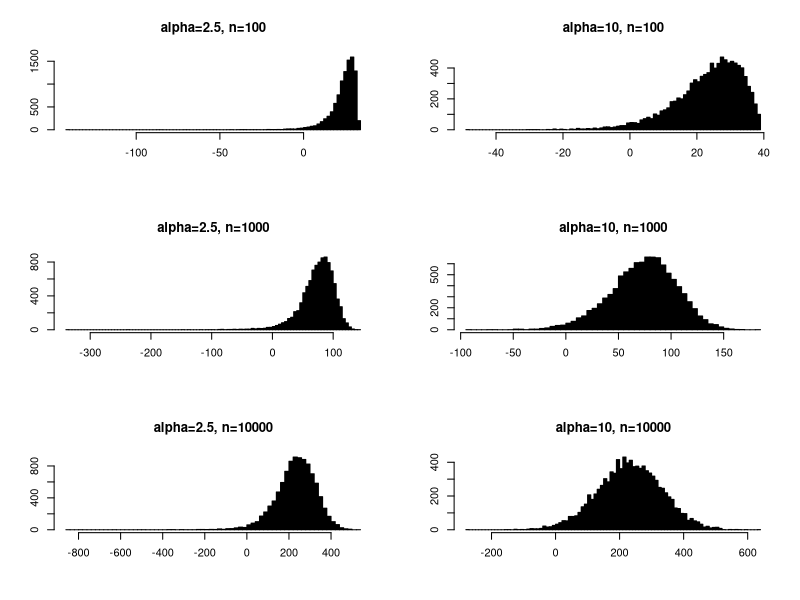
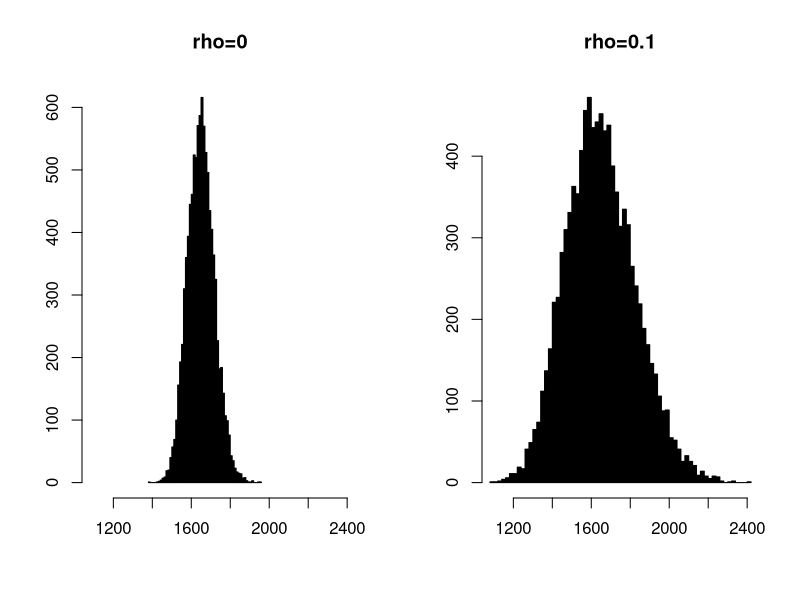
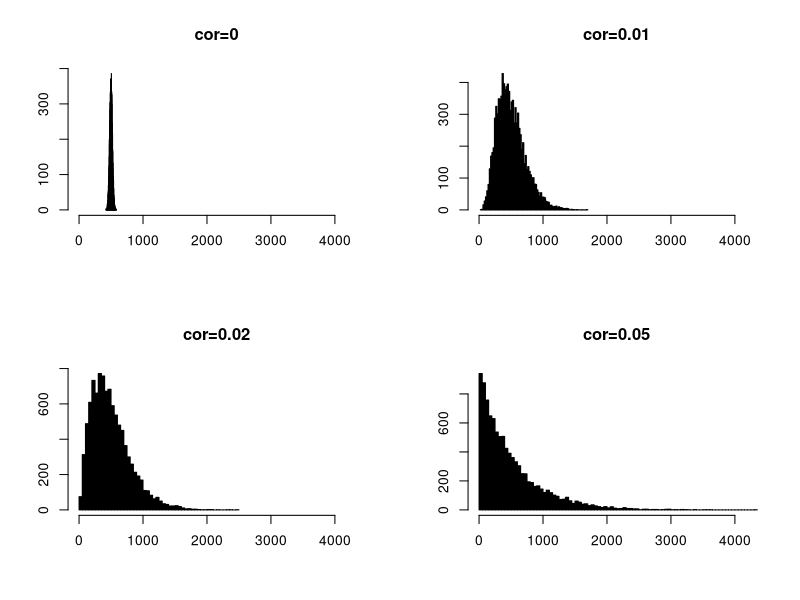
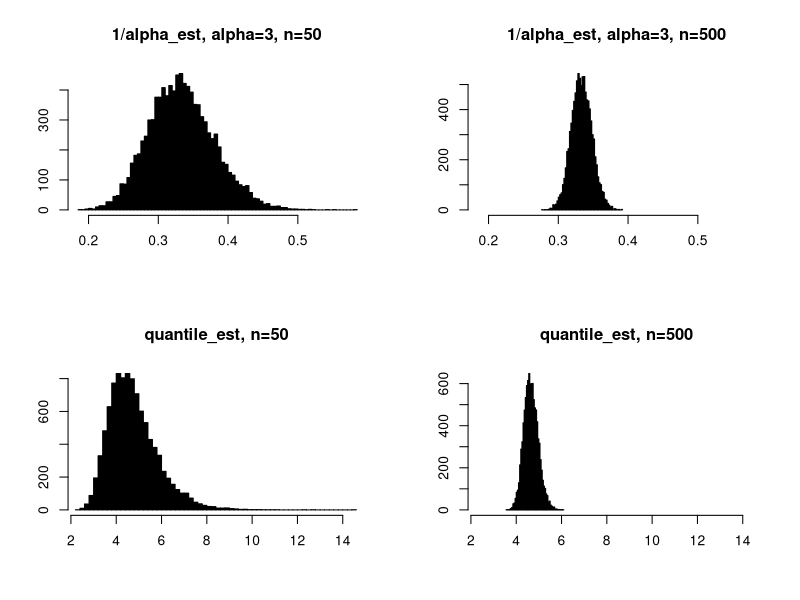
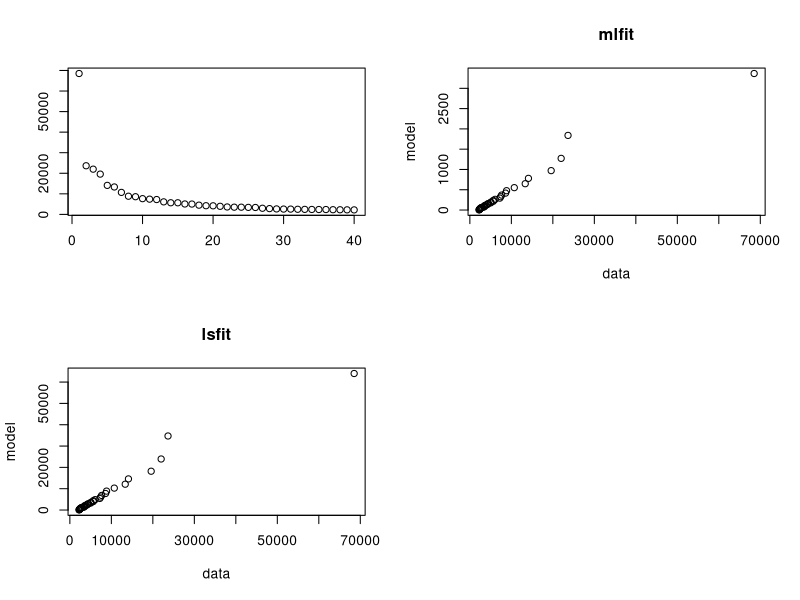

Reproduce these figures in R, in order. (Note: this script raises an error after producing the figures.)
## Risk och reserv exempel

# Risk and Reserving: Example 1.2

gamma_fun<-function(a,p)
{
	t_val<-(a-1)^2*(a-2)
	n_val<-2*p*(a-1)-p^2*(a-2)
	sqrt(t_val/n_val)
}

p<-0.05
a_vec<-c(2.5,10)
g_vec<-c(2.5,10)
n_vec<-c(100,1000,10000)

for(i in (1:length(a_vec)))
{
	g_vec[i]<-gamma_fun(a_vec[i],p)
}

runs<-10000
res_mat<-matrix(0,runs,6)
for(i in (1:runs))
{
	unif_vec1<-runif(10000)
	unif_vec2<-runif(10000)

	res_mat[i,1]<-sum(p*g_vec[1]/(a_vec[1]-1)+qnorm(0.99)/sqrt(n_vec[1])-as.double(unif_vec1[1:n_vec[1]]<p)*g_vec[1]*((1-unif_vec2[1:n_vec[1]])^(-1/a_vec[1])-1))	
	res_mat[i,2]<-sum(p*g_vec[2]/(a_vec[2]-1)+qnorm(0.99)/sqrt(n_vec[1])-as.double(unif_vec1[1:n_vec[1]]<p)*g_vec[2]*((1-unif_vec2[1:n_vec[1]])^(-1/a_vec[2])-1))	
	res_mat[i,3]<-sum(p*g_vec[1]/(a_vec[1]-1)+qnorm(0.99)/sqrt(n_vec[2])-as.double(unif_vec1[1:n_vec[2]]<p)*g_vec[1]*((1-unif_vec2[1:n_vec[2]])^(-1/a_vec[1])-1))	
	res_mat[i,4]<-sum(p*g_vec[2]/(a_vec[2]-1)+qnorm(0.99)/sqrt(n_vec[2])-as.double(unif_vec1[1:n_vec[2]]<p)*g_vec[2]*((1-unif_vec2[1:n_vec[2]])^(-1/a_vec[2])-1))	
	res_mat[i,5]<-sum(p*g_vec[1]/(a_vec[1]-1)+qnorm(0.99)/sqrt(n_vec[3])-as.double(unif_vec1[1:n_vec[3]]<p)*g_vec[1]*((1-unif_vec2[1:n_vec[3]])^(-1/a_vec[1])-1))	
	res_mat[i,6]<-sum(p*g_vec[2]/(a_vec[2]-1)+qnorm(0.99)/sqrt(n_vec[3])-as.double(unif_vec1[1:n_vec[3]]<p)*g_vec[2]*((1-unif_vec2[1:n_vec[3]])^(-1/a_vec[2])-1))			
}

par(mfrow=c(3,2))
hist(res_mat[,1],75,xlab="",ylab="",main="alpha=2.5, n=100",col="black")
hist(res_mat[,2],75,xlab="",ylab="",main="alpha=10, n=100",col="black")
hist(res_mat[,3],75,xlab="",ylab="",main="alpha=2.5, n=1000",col="black")
hist(res_mat[,4],75,xlab="",ylab="",main="alpha=10, n=1000",col="black")
hist(res_mat[,5],75,xlab="",ylab="",main="alpha=2.5, n=10000",col="black")
hist(res_mat[,6],75,xlab="",ylab="",main="alpha=10, n=10000",col="black")


colSums(res_mat<0)/runs

# Risk and Reserving: Example 1.3

n_val<-1000

runs<-10000
res_mat2<-matrix(0,runs,2)
for(i in (1:runs))
{
	z_val<-rnorm(1)
	z_vec<-rnorm(n_val)
	res_mat2[i,1]<-sum(exp(z_vec))
	res_mat2[i,2]<-sum(exp(0.1*z_val+sqrt(1-0.1^2)*z_vec))
}

par(mfrow=c(1,2))
hist(res_mat2[,1],75,xlab="",ylab="",main="rho=0",xlim=c(min(res_mat2),max(res_mat2)),col="black")
hist(res_mat2[,2],75,xlab="",ylab="",main="rho=0.1",xlim=c(min(res_mat2),max(res_mat2)),col="black")

# Risk and Reserving: Example 1.4

n_val<-10000
p<-0.05
runs<-10000
cor_vec<-c(0.01,0.02,0.05)
res_mat3<-matrix(0,runs,4)
res_mat3[,1]<-rbinom(runs,n_val,p)
for(i in (1:runs))
{
	res_mat3[i,2]<-rbinom(1,n_val,rbeta(1,(1-cor_vec[1])/cor_vec[1]*p,(1-cor_vec[1])/cor_vec[1]*(1-p)))
	res_mat3[i,3]<-rbinom(1,n_val,rbeta(1,(1-cor_vec[2])/cor_vec[2]*p,(1-cor_vec[2])/cor_vec[2]*(1-p)))
	res_mat3[i,4]<-rbinom(1,n_val,rbeta(1,(1-cor_vec[3])/cor_vec[3]*p,(1-cor_vec[3])/cor_vec[3]*(1-p)))
}

par(mfrow=c(2,2))
hist(res_mat3[,1],75,xlab="",ylab="",main="cor=0",xlim=c(min(res_mat3),max(res_mat3)),col="black")
hist(res_mat3[,2],75,xlab="",ylab="",main="cor=0.01",xlim=c(min(res_mat3),max(res_mat3)),col="black")
hist(res_mat3[,3],75,xlab="",ylab="",main="cor=0.02",xlim=c(min(res_mat3),max(res_mat3)),col="black")
hist(res_mat3[,4],75,xlab="",ylab="",main="cor=0.05",xlim=c(min(res_mat3),max(res_mat3)),col="black")

# Risk and Reserving: Example 1.5

alpha_val<-3
gamma_vec1<-rgamma(10000,shape=50,scale=1/(alpha_val*50))
gamma_vec2<-rgamma(10000,shape=500,scale=1/(alpha_val*500))
par(mfrow=c(2,2))
hist(gamma_vec1,75,xlab="",ylab="",main="1/alpha_est, alpha=3, n=50",xlim=c(min(append(gamma_vec1,gamma_vec2)),max(append(gamma_vec1,gamma_vec2))),col="black")
hist(gamma_vec2,75,xlab="",ylab="",main="1/alpha_est, alpha=3, n=500",xlim=c(min(append(gamma_vec1,gamma_vec2)),max(append(gamma_vec1,gamma_vec2))),col="black")
hist((1-0.99)^(-gamma_vec1),75,xlab="",ylab="",main="quantile_est, n=50",xlim=c(min((1-0.99)^(-append(gamma_vec1,gamma_vec2))),max((1-0.99)^(-append(gamma_vec1,gamma_vec2)))),col="black")
hist((1-0.99)^(-gamma_vec2),75,xlab="",ylab="",main="quantile_est, n=500",xlim=c(min((1-0.99)^(-append(gamma_vec1,gamma_vec2))),max((1-0.99)^(-append(gamma_vec1,gamma_vec2)))),col="black")

# Risk and Reserving: Example 1.6

lossvals<-c(68515,23654,21999,19593,14115,13339,10704,8840,8599,7650,7413,7223,6097,5659,5650,5066,5031,4492,4220,4174,3937,3614,3515,3508,3411,3365,2989,2818,2662,2589,2577,2488,2443,2404,2372,2365,2282,2255,2217,2196)

plot(lossvals,xlab="",ylab="")

H1<-function(g,n,s,xvals)
{
	n*sum(log((g+xvals)/(g+s)))^(-1)
}

H2<-function(g,n,s,xvals)
{
	tmpval1<-sum((g+s)/(g+xvals))
	tmpval2<-sum((xvals-s)/(g+xvals))
	tmpval1/tmpval2
}

xvals<-lossvals[1:39]
s<-lossvals[40]
n<-39
H3<-function(g)
{
	tval<-H1(g,n,s,xvals)
	nval<-H2(g,n,s,xvals)
	tval/nval-1
}

gammahat<-uniroot(H3,lower=0.1,upper=10000)$root
alphahat<-H1(gammahat,n,s,xvals)

plot(sort(xvals,dec=F),gammahat*((1-(1:n)/(n+1))^(-1/alphahat)-1),xlab="data",ylab="model",main="mlfit")

xvals_sort<-sort(xvals,dec=F)
lsfunc<-function(parvec)
{
	sum((xvals_sort-parvec[2]*((1-(1:n)/(n+1))^(-1/parvec[1])-1))^2)
}

estvec_ls<-optim(c(2,200),lsfunc)$par

plot(sort(xvals,dec=F),estvec_ls[2]*((1-(1:n)/(n+1))^(-1/estvec_ls[1])-1),xlab="data",ylab="model",main="lsfit")


truncpardens<-function(x,a,g,s)
{
	(a/g)*(1+x/g)^(-a-1)/((1+s/g)^(-a))
}

library(MASS)

plot(sort(xvals,dec=F),estvec_ml[2]*((1-(1:n)/(n+1))^(-1/estvec_ml[1])-1),xlab="data",ylab="model",main="mlfit 2")
estvec_ml<-fitdistr(lossvals[1:39],truncpardens,start=list(a=2,g=3000),s=lossvals[1],lower=c(1,100))$estimate

estvec_ls

estvec_ml

